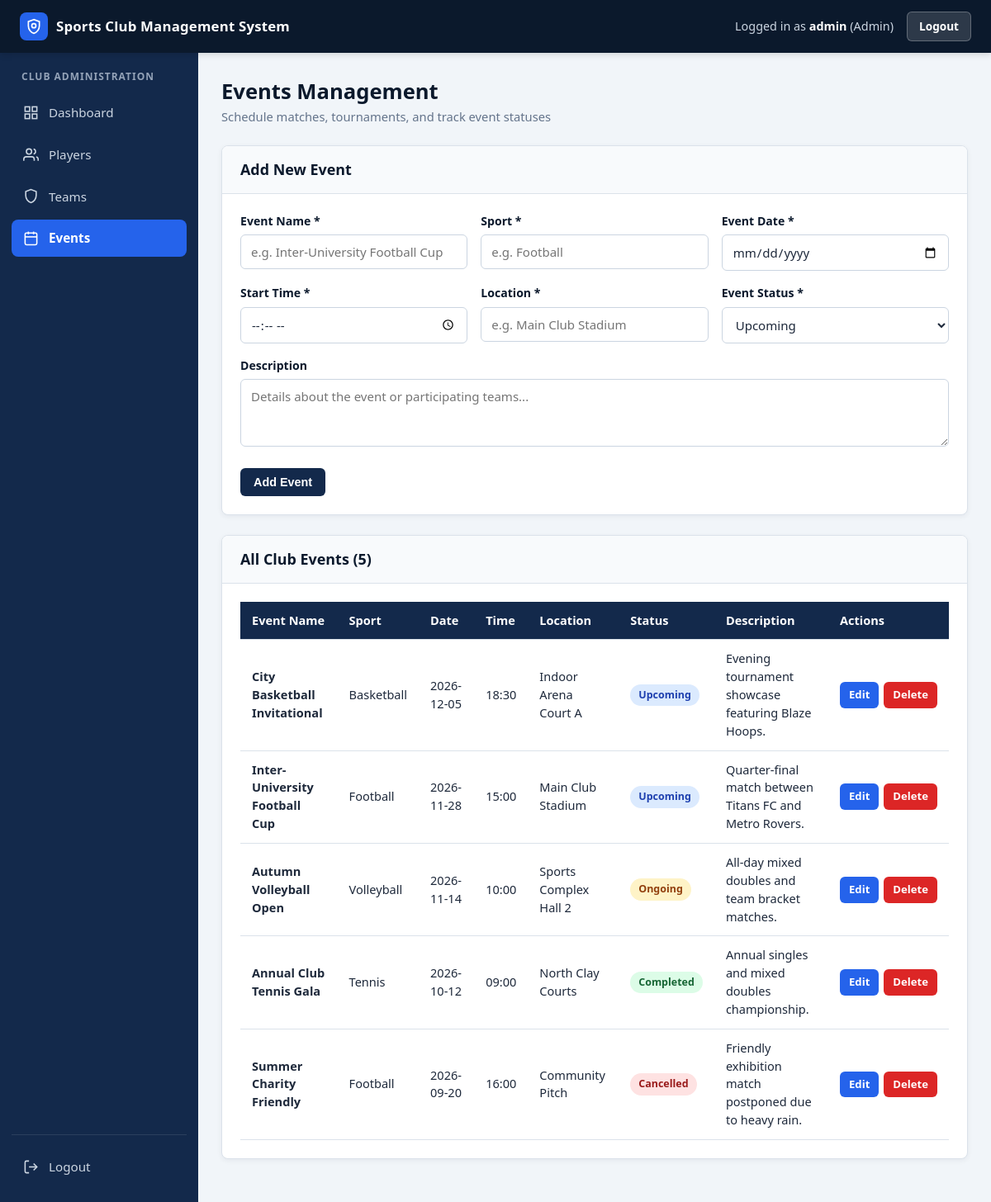
The app's page /events.php (signed in) with its own data.
### tables this page shows
CREATE TABLE IF NOT EXISTS events (
    event_id INT AUTO_INCREMENT PRIMARY KEY,
    event_name VARCHAR(150) NOT NULL,
    sport VARCHAR(50) NOT NULL,
    event_date DATE NOT NULL,
    start_time TIME NOT NULL,
    location VARCHAR(150) NOT NULL,
    description TEXT,
    status ENUM('Upcoming', 'Ongoing', 'Completed', 'Cancelled') NOT NULL DEFAULT 'Upcoming'
);

### auth.php (called while the page is built, shortened)
<?php
$is_admin = (isset($_SESSION['role']) && $_SESSION['role'] === 'admin');
?>

### events.php (the view, shortened to what this page needs)
<?php
require_once 'auth.php';
require_once 'db.php';
$edit_mode = false;
$edit_event = array(
    'event_id'    => '',
    'event_name'  => '',
    'sport'       => '',
    'event_date'  => '',
    'start_time'  => '',
    'location'    => '',
    'description' => '',
    'status'      => 'Upcoming'
);
$sql = "SELECT * FROM events ORDER BY event_date DESC, start_time DESC";
$events_result = mysqli_query($conn, $sql);
include 'header.php';
include 'sidebar.php';
?>
        <main class="main-content">
            <div class="page-header">
                <div>
                    <h1>Events Management</h1>
                    <?php if ($is_admin): ?>
                    <p>Schedule matches, tournaments, and track event statuses</p>
                    <?php endif; ?>
                </div>
            </div>
            <?php if ($is_admin): ?>
            <section class="card">
                <div class="card-header">
                    <h2><?php echo $edit_mode ? "Edit Event (ID #" . htmlspecialchars($edit_event['event_id']) . ")" : "Add New Event"; ?></h2>
                </div>
                <div class="card-body">
                    <form action="events.php" method="POST" id="eventForm" onsubmit="return validateEventForm();">
                        <div class="form-grid">
                            <div class="form-group">
                                <label for="event_name">Event Name *</label>
                                <input type="text" id="event_name" name="event_name" class="form-control"
                                       placeholder="e.g. Inter-University Football Cup"
                                       value="<?php echo htmlspecialchars($edit_event['event_name']); ?>" required>
                            </div>
                            <div class="form-group">
                                <label for="sport">Sport *</label>
                                <input type="text" id="sport" name="sport" class="form-control"
                                       placeholder="e.g. Football"
                                       value="<?php echo htmlspecialchars($edit_event['sport']); ?>" required>
                            </div>
                            <div class="form-group">
                                <label for="event_date">Event Date *</label>
                                <input type="date" id="event_date" name="event_date" class="form-control"
                                       value="<?php echo htmlspecialchars($edit_event['event_date']); ?>" required>
                            </div>
                            <div class="form-group">
                                <label for="start_time">Start Time *</label>
                                <input type="time" id="start_time" name="start_time" class="form-control"
                                       value="<?php echo htmlspecialchars($edit_event['start_time']); ?>" required>
                            </div>
                            <div class="form-group">
                                <label for="location">Location *</label>
                                <input type="text" id="location" name="location" class="form-control"
                                       placeholder="e.g. Main Club Stadium"
                                       value="<?php echo htmlspecialchars($edit_event['location']); ?>" required>
                            </div>
                            <div class="form-group">
                                <label for="status">Event Status *</label>
                                <select id="status" name="status" class="form-control" required>
                                    <option value="Upcoming" <?php echo ($edit_event['status'] === 'Upcoming') ? 'selected' : ''; ?>>Upcoming</option>
                                </select>
                            </div>
                            <div class="form-group form-group-full">
                                <label for="description">Description</label>
                                <textarea id="description" name="description" class="form-control"
                                          placeholder="Details about the event or participating teams..."><?php echo htmlspecialchars($edit_event['description']); ?></textarea>
                            </div>
                        </div>
                        <div class="form-actions">
                            <button type="submit" class="btn btn-primary">
                                <?php echo $edit_mode ? "Update Event" : "Add Event"; ?>
                            </button>
                        </div>
                    </form>
                </div>
            </section>
            <?php endif; ?>
            <section class="card">
                <div class="card-header">
                    <h2>All Club Events (<?php echo $events_result->num_rows; ?>)</h2>
                </div>
                <div class="card-body">
                    <div class="table-responsive">
                        <table class="data-table">
                            <thead>
                                <tr>
                                    <th>Event Name</th>
                                    <th>Sport</th>
                                    <th>Date</th>
                                    <th>Time</th>
                                    <th>Location</th>
                                    <th>Status</th>
                                    <th>Description</th>
                                    <?php if ($is_admin): ?>
                                        <th>Actions</th>
                                    <?php endif; ?>
                                </tr>
                            </thead>
                            <tbody>
                                <?php if ($events_result->num_rows > 0): ?>
                                    <?php while ($row = $events_result->fetch_assoc()): ?>
                                        <?php
                                            $badge_class = 'badge-upcoming';
                                            if ($row['status'] === 'Ongoing') {
                                                $badge_class = 'badge-ongoing';
                                            } elseif ($row['status'] === 'Completed') {
                                                $badge_class = 'badge-completed';
                                            } elseif ($row['status'] === 'Cancelled') {
                                                $badge_class = 'badge-cancelled';
                                            }
                                        ?>
                                        <tr>
                                            <td><strong><?php echo htmlspecialchars($row['event_name']); ?></strong></td>
                                            <td><?php echo htmlspecialchars($row['sport']); ?></td>
                                            <td><?php echo htmlspecialchars($row['event_date']); ?></td>
                                            <td><?php echo htmlspecialchars(substr($row['start_time'], 0, 5)); ?></td>
                                            <td><?php echo htmlspecialchars($row['location']); ?></td>
                                            <td>
                                                <span class="badge <?php echo $badge_class; ?>">
                                                    <?php echo htmlspecialchars($row['status']); ?>
                                                </span>
                                            </td>
                                            <td><?php echo !empty($row['description']) ? htmlspecialchars($row['description']) : '-'; ?></td>
                                            <?php if ($is_admin): ?>
                                            <td>
                                                <div class="action-buttons">
                                                    <a href="events.php?edit_id=<?php echo $row['event_id']; ?>" class="btn btn-sm btn-edit">Edit</a>
                                                    <a href="events.php?delete_id=<?php echo $row['event_id']; ?>"
                                                       class="btn btn-sm btn-delete"
                                                       onclick="return confirmDelete('event', '<?php echo htmlspecialchars(addslashes($row['event_name'])); ?>');">
                                                        Delete
                                                    </a>
                                                </div>
                                            </td>
                                            <?php endif; ?>
                                        </tr>
                                    <?php endwhile; ?>
                                <?php else: ?>
                                    <tr>
                                        <td colspan="<?php echo $is_admin ? 9 : 8; ?>" class="empty-state">No events found.</td>
                                    </tr>
                                <?php endif; ?>
                            </tbody>
                        </table>
                    </div>
                </div>
            </section>
        </main>
    </div>
</body>
</html>

### style.css (style rules this page uses)
* { box-sizing: border-box; margin: 0; padding: 0; }
:root { --navy-dark: #0b192c; --navy-main: #13294b; --navy-light: #1e3a66; --accent-blue: #2563eb; --accent-blue-hover: #1d4ed8; --accent-green: #16a34a; --accent-amber: #d97706; --accent-red: #dc2626; --accent-red-hover: #b91c1c; --bg-light: #f1f5f9; --bg-white: #ffffff; --border-color: #dbe2ea; --text-dark: #1e293b; --text-muted: #64748b; --shadow-sm: 0 2px 6px rgba(11, 25, 44, 0.06); --shadow-md: 0 8px 24px rgba(11, 25, 44, 0.12); --radius: 8px; }
body { font-family: 'Segoe UI', Tahoma, Geneva, Verdana, sans-serif; background-color: var(--bg-light); color: var(--text-dark); line-height: 1.5; }
a { text-decoration: none; color: inherit; }
.main-content { flex: 1; padding: 28px; min-width: 0; }
.page-header { display: flex; justify-content: space-between; align-items: center; flex-wrap: wrap; gap: 12px; margin-bottom: 24px; }
.page-header h1 { font-size: 1.6rem; color: var(--navy-dark); }
.page-header p { font-size: 0.92rem; color: var(--text-muted); }
.card { background-color: var(--bg-white); border-radius: var(--radius); box-shadow: var(--shadow-sm); margin-bottom: 24px; overflow: hidden; border: 1px solid var(--border-color); }
.card-header { background-color: #f8fafc; padding: 15px 22px; border-bottom: 1px solid var(--border-color); display: flex; justify-content: space-between; align-items: center; flex-wrap: wrap; gap: 10px; }
.card-header h2 { font-size: 1.12rem; color: var(--navy-dark); }
.card-body { padding: 22px; }
.form-grid { display: grid; grid-template-columns: repeat(auto-fit, minmax(220px, 1fr)); gap: 16px; }
.form-group { margin-bottom: 16px; }
.form-grid .form-group { margin-bottom: 0; }
.form-group-full { grid-column: 1 / -1; }
.form-group label { display: block; font-size: 0.88rem; font-weight: 600; color: var(--navy-dark); margin-bottom: 6px; }
.form-control { width: 100%; padding: 10px 12px; border: 1px solid #cbd5e1; border-radius: 6px; font-size: 0.94rem; color: var(--text-dark); background-color: #ffffff; font-family: inherit; }
textarea.form-control { resize: vertical; min-height: 82px; }
.form-actions { margin-top: 20px; display: flex; gap: 10px; flex-wrap: wrap; }
.btn { display: inline-block; padding: 9px 16px; border-radius: 6px; font-size: 0.9rem; font-weight: 600; border: none; cursor: pointer; text-align: center; transition: background-color 0.2s, opacity 0.2s; }
.btn-sm { padding: 6px 11px; font-size: 0.82rem; }
.btn-primary { background-color: var(--navy-main); color: #ffffff; }
.btn-edit { background-color: var(--accent-blue); color: #ffffff; }
.btn-delete { background-color: var(--accent-red); color: #ffffff; }
.table-responsive { width: 100%; overflow-x: auto; }
.data-table { width: 100%; border-collapse: collapse; font-size: 0.91rem; }
.data-table thead { background-color: var(--navy-main); color: #ffffff; }
.data-table th, .data-table td { padding: 12px 14px; text-align: left; border-bottom: 1px solid var(--border-color); vertical-align: middle; }
.action-buttons { display: flex; gap: 6px; flex-wrap: nowrap; }
.badge { display: inline-block; padding: 4px 10px; border-radius: 999px; font-size: 0.78rem; font-weight: 600; }
.badge-upcoming { background-color: #dbeafe; color: #1e40af; }
.badge-ongoing { background-color: #fef3c7; color: #92400e; }
.badge-completed { background-color: #dcfce7; color: #166534; }
.badge-cancelled { background-color: #fee2e2; color: #991b1b; }

### records on screen
events: event_name "City Basketball Invitational", sport "Basketball", event_date "2026-12-05", start_time "18:30", location "Indoor Arena Court A", status "Upcoming", description "Evening tournament showcase featuring Blaze Hoops."
events: event_name "Inter-University Football Cup", sport "Football", event_date "2026-11-28", start_time "15:00", location "Main Club Stadium", status "Upcoming", description "Quarter-final match between Titans FC and Metro Rovers."
events: event_name "Autumn Volleyball Open", sport "Volleyball", event_date "2026-11-14", start_time "10:00", location "Sports Complex Hall 2", status "Ongoing", description "All-day mixed doubles and team bracket matches."
events: event_name "Annual Club Tennis Gala", sport "Tennis", event_date "2026-10-12", start_time "09:00", location "North Clay Courts", status "Completed", description "Annual singles and mixed doubles championship."
events: event_name "Summer Charity Friendly", sport "Football", event_date "2026-09-20", start_time "16:00", location "Community Pitch", status "Cancelled", description "Friendly exhibition match postponed due to heavy rain."

### other values on screen
$_SESSION['username'] "admin"
$_SESSION['role'] "Admin"
$events_result->num_rows "5"
